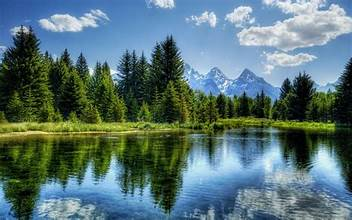
#> input picture CV/nat.jpg, 352 x 220 px
$ python '34. Morphological operations based on OpenCV using Top hat technique.py'
#> lines starting #> are read from the running program, lines starting #| are printed output that depends on the picture
import cv2
import numpy as np
img = cv2.imread("nat.jpg",cv2.IMREAD_GRAYSCALE)
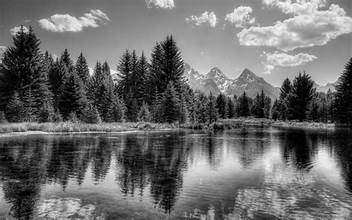
#> img: shape (220, 352); min 0, max 255, mean 107.1
kernel = np.ones((5,5), np.uint8)
tophat = cv2.morphologyEx(img, cv2.MORPH_TOPHAT, kernel)
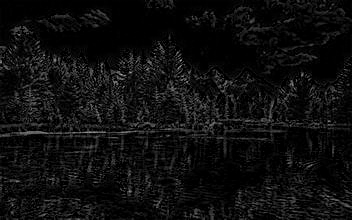
#> tophat: shape (220, 352); min 0, max 175, mean 14.3
cv2.imshow("Top Hat", tophat)
cv2.waitKey(0)
cv2.destroyAllWindows()
